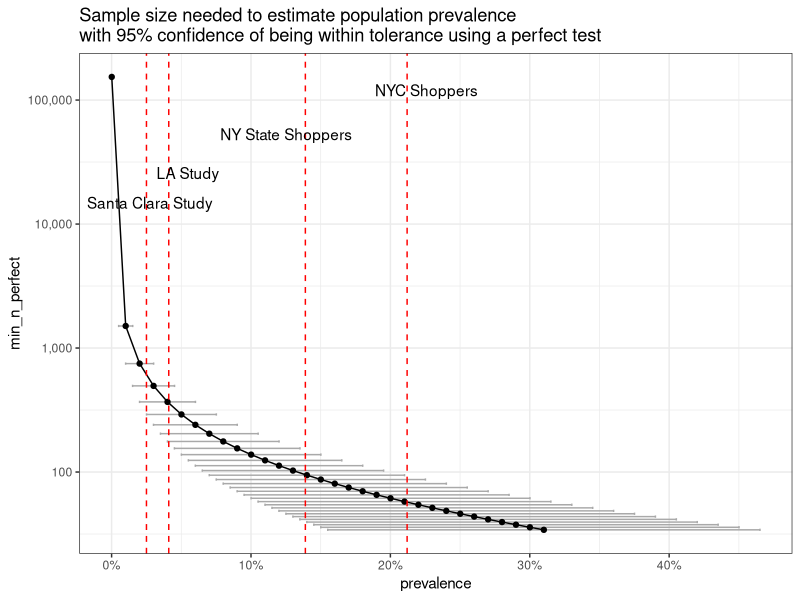
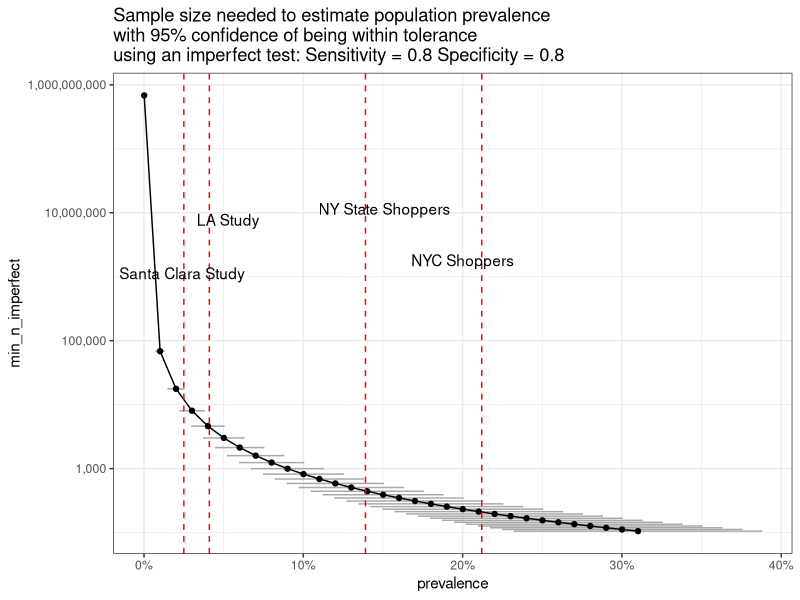
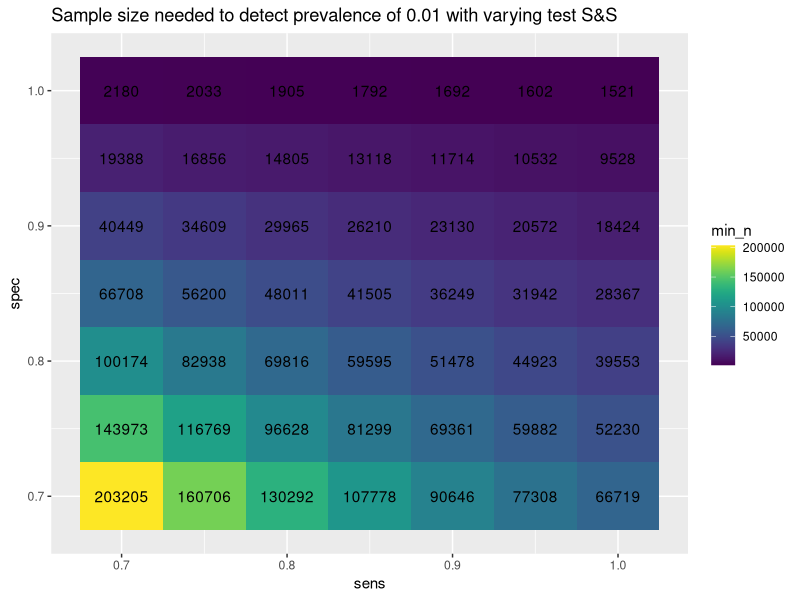
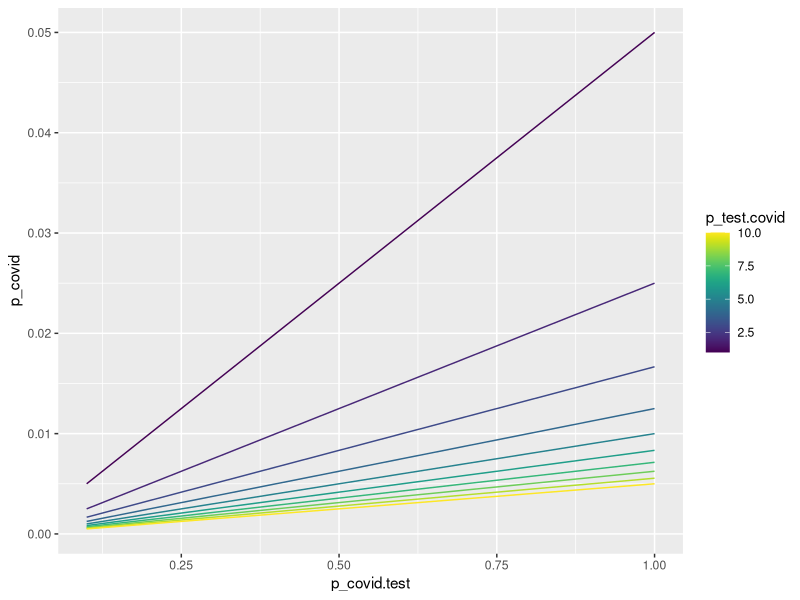

Source code (R) for these figures, in order:
## ---- chunk 1
knitr::opts_chunk$set(echo = TRUE)
library(dplyr)
library(tidyr)
library(ggplot2)
library(ggrepel)
library(viridis)
require(cowplot)
library(scales)
## ---- chunk 2

# Set up data

# Dummy frame for reported prevalence values
reported_prev <- data.frame(
  area = c("NY State Shoppers", "NYC Shoppers", "LA Study", "Santa Clara Study"),
  prev = c(0.139, 0.212, 0.041, 0.025)
)

# Z score for 95% CI
z = 1.96

# PREVALENCE RANGE 
# based on reported prevalences
min_prev = 0.0001 # infinity for zero
max_prev = max(reported_prev$prev + 0.1)

# TOLERANCE LEVEL (ALLOWABLE ERROR)
# Conventionally, an ‘absolute’ allowable error margin d of ±5 % is chosen, 
# but, as is common in clinical practice, 
# if expected prevalence P is <10 %, 
# the 95 % confidence boundaries may cross 0, which is impractical.
# A common recommendation is to set d = P/2 for rare 
# and d = (1-P)/2 for very common conditions


# Data frame of prevalence, tolerance, and min n
# Use simple formula for perfect etst
# min_n_perfect: 95% chance of estimating true prevalence at min sample size

result_df <- data.frame(prevalence = seq(min_prev, max_prev, by = .01)) %>%
  mutate(tolerance = ifelse(prevalence < 0.1 | prevalence > 0.9,
                            prevalence/2,
                            prevalence/2),
         min_n_perfect = ((z/tolerance)^2) * prevalence * (1 - prevalence))

# Plot estimates of prevalence vs min n
plot_q1 <- ggplot(data = result_df, 
       aes(x = prevalence, y = min_n_perfect)) +
    geom_errorbarh(aes(xmin = prevalence - tolerance, 
                     xmax = prevalence + tolerance),
                 color = "darkgray") +
  geom_point() +
  geom_line() +

  theme_bw() +
  geom_vline(xintercept = reported_prev$prev, 
             linetype = "dashed", 
             color = "red") +
  geom_text_repel(data = reported_prev,
                    aes(y = sample(10000:100000, nrow(reported_prev)),
                        x = prev,
                        label = area),
                    box.padding = 0.3,
                  point.padding = 0.3,
                    arrow = arrow(ends = "last", length = unit(0.1, "cm"))
                   ) +
  scale_y_log10(labels = comma) +
  scale_x_continuous(labels = percent) +
  ggtitle("Sample size needed to estimate population prevalence\nwith 95% confidence of being within tolerance using a perfect test")

plot_q1

## ---- chunk 3

# Imperfect test - with sensitivity and specificity
# Rogan and Gladen 1978
# Assume normal approximation to binomial distribution

# Vary sensitivity and specificity
# For now hardcode values around Marson paper estimates
sens = 0.8
spec = 0.8

imp_result_df <- result_df %>%
 mutate(sens = sens,
        spec = spec,
        min_n_imperfect = (z/tolerance)^2 * 
          ((sens * prevalence) + (1 - spec)*(1 - prevalence)) * 
          (1 - (sens * prevalence) - (1 - spec)* (1 - prevalence)) / 
          (sens + spec - 1)^2
 )

plot_q2 <- ggplot(data = imp_result_df, 
       aes(x = prevalence, y = min_n_imperfect)) +
    geom_errorbarh(aes(xmin = prevalence - tolerance/2, 
                     xmax = prevalence + tolerance/2),
                 color = "darkgray") +
  geom_point() +
  geom_line() +
  theme_bw() +
  geom_vline(xintercept = reported_prev$prev, 
             linetype = "dashed", 
             color = "red") +
  geom_text_repel(data = reported_prev,
                    aes(y = sample(1000000:10000000, nrow(reported_prev)),
                        x = prev,
                        label = area),
                    box.padding = 0.3,
                  point.padding = 0.3,
                    arrow = arrow(ends = "last", length = unit(0.1, "cm"))
                   ) +
  scale_y_log10(labels = comma) +
  scale_x_continuous(labels = percent) +
  ggtitle(paste0("Sample size needed to estimate population prevalence\nwith 95% confidence of being within tolerance\nusing an imperfect test: Sensitivity = ", sens, " Specificity = ", spec))

plot_q2


## ---- chunk 4

# Use same formula for imperfect test as in Q2
# Set prevalence to 0.1 

# Reported sensitivity and specificity of tests
# Fill in with real data
reported_ss <- data.frame(
  test = c("test1", "test2", "test3"),
  sens = c(0.8,0.9,1),
  spec = c(0.8,0.9,1)
)

set_prev = 0.01
# Now vary sensitivity and specificity

q3_result_df <- data.frame(
  sens = seq(0.7,1, by = 0.05),
  spec = seq(0.7,1, by = 0.05)) %>%
  complete(sens, spec) %>%
 mutate(
   prevalence = set_prev,
   tolerance = ifelse(prevalence < 0.1 | prevalence > 0.0,
                            prevalence/2,
                            0.05),
   min_n = (z/tolerance)^2 * 
          ((sens * prevalence) + (1 - spec)*(1 - prevalence)) * 
          (1 - (sens * prevalence) - (1 - spec)* (1 - prevalence)) / 
          (sens + spec - 1)^2
 )

plot_q3 <- ggplot(data = q3_result_df, 
       aes(x = sens, y = spec)) +
  geom_tile(aes(fill = min_n, label = min_n)) +
  geom_text(aes(label = round(min_n, digits = 0))) +
  ggtitle(paste0("Sample size needed to detect prevalence of ", 
                 set_prev, " with varying test S&S")) +
  scale_fill_viridis(discrete = F)

plot_q3


## ---- chunk 5

p_test = 0.05
x = seq(0.1,1, by = 0.1)
b = seq(1,10, by = 1)

data.frame(p_covid.test = x,
           p_test.covid = b) %>%
  expand(p_covid.test, p_test.covid) %>%
  mutate(p_covid = (p_test/p_test.covid) * p_covid.test) %>%
ggplot(aes(x = p_covid.test, y =  p_covid, color = p_test.covid)) +
  geom_line(aes(group = p_test.covid)) +
  geom_abline(intercept = 0, slope = 1, color = "red") +
  scale_color_viridis(discrete = F)
